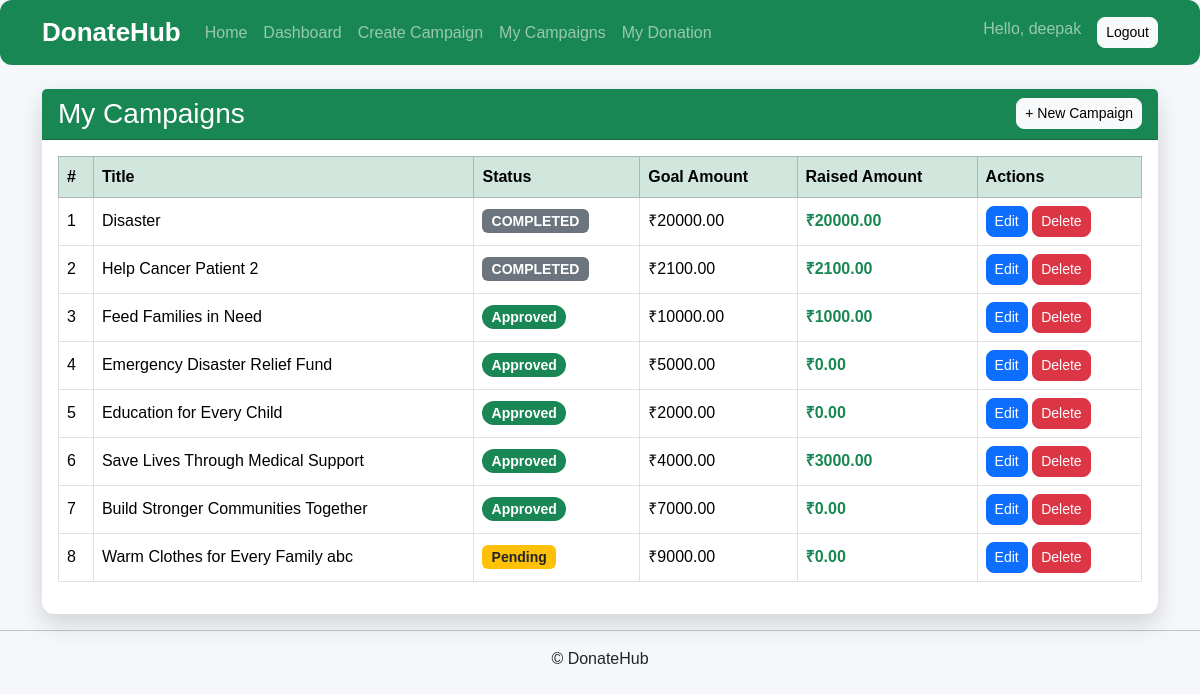
The app's page /campaigns/my/ (signed in) with its own data.
### accounts/models.py (models this page shows, shortened)
class User(AbstractUser):
    DONOR = "DONOR"
    NGO = "NGO"
    ROLE_CHOICES = [
        (DONOR, "Donor"),
        (NGO, "NGO"),
    ]
    role = models.CharField(
        max_length=10,
        choices=ROLE_CHOICES,
        default=DONOR
    )
    phone = models.CharField(max_length=15, blank=True)

### campaigns/models.py (models this page shows, shortened)
class Campaign(models.Model):
    CATEGORY_CHOICES = [
        ("OTHER", "Other"),
        ("MEDICAL", "Medical"),
        ("EDUCATION", "Education"),
        ("FOOD", "Food"),
        ("DISASTER", "Disaster Relief"),
    ]
    STATUS_CHOICES = [
        ("PENDING", "Pending"),
        ("APPROVED", "Approved"),
        ("REJECTED", "Rejected"),
        ("COMPLETED", "Completed"),
    ]
    ngo = models.ForeignKey(
        settings.AUTH_USER_MODEL,
        on_delete=models.CASCADE,
        related_name="campaigns"
    )
    title = models.CharField(
        max_length=200
    )
    description = models.TextField()
    category = models.CharField(
        max_length=20,
        choices=CATEGORY_CHOICES,
        default="OTHER"
    )
    goal_amount = models.DecimalField(
        max_digits=10,
        decimal_places=2
    )
    raised_amount = models.DecimalField(
        max_digits=10,
        decimal_places=2,
        default=0
    )
    image = models.ImageField(
        upload_to="campaigns/",
        blank=True,
        null=True
    )
    status = models.CharField(
        max_length=20,
        choices=STATUS_CHOICES,
        default="PENDING"
    )
    created_at = models.DateTimeField(
        auto_now_add=True
    )

### campaigns/views.py (the view)
@login_required
def my_campaigns(request):
    if request.user.role !="NGO":
        return redirect("home")
    campaigns=Campaign.objects.filter(
        ngo=request.user
    )
    return render(
        request,
        "campaigns/my_campaigns.html",
        {
            "campaigns":campaigns
        }
    )

### templates/campaigns/my_campaigns.html (shortened to what this page needs)
{% extends "base.html" %}
{% block content %}
<div class="card shadow">
    <div class="card-header bg-success text-white d-flex justify-content-between align-items-center">
        <h3 class="mb-0">My Campaigns</h3>
        <a href="{% url 'create_campaign' %}" class="btn btn-light btn-sm">
            + New Campaign
        </a>
    </div>
    <div class="card-body">
        {% if campaigns %}
        <div class="table-responsive">
            <table class="table table-hover table-bordered align-middle">
                <thead class="table-success">
                    <tr>
                        <th>#</th>
                        <th>Title</th>
                        <th>Status</th>
                        <th>Goal Amount</th>
                        <th>Raised Amount</th>
                        <th>Actions</th>
                    </tr>
                </thead>
                <tbody>
                    {% for campaign in campaigns %}
                    <tr>
                        <td>{{ forloop.counter }}</td>
                        <td>{{ campaign.title }}</td>
                        <td>
                            {% if campaign.status == "APPROVED" %}
                                <span class="badge bg-success">Approved</span>
                            {% elif campaign.status == "PENDING" %}
                                <span class="badge bg-warning text-dark">Pending</span>
                            {% elif campaign.status == "REJECTED" %}
                                <span class="badge bg-danger">Rejected</span>
                            {% else %}
                                <span class="badge bg-secondary">{{ campaign.status }}</span>
                            {% endif %}
                        </td>
                        <td>₹{{ campaign.goal_amount }}</td>
                        <td class="text-success fw-bold">
                            ₹{{ campaign.raised_amount }}
                        </td>
                        <td>
                            <a href="{% url 'edit_campaign' campaign.id %}"
                                class="btn btn-primary btn-sm">
                                Edit
                            </a>
                            <form method="POST"
                                    action="{% url 'delete_campaign' campaign.id %}"
                                    style="display:inline;"
                                    onsubmit="return confirm('Are you sure you want to delete this campaign?');">
                                <button class="btn btn-danger btn-sm">
                                Delete
                            </button>
                            </form>
                        </td>
                    </tr>
                    {% endfor %}
                </tbody>
            </table>
        </div>
        {% endif %}
    </div>
</div>
{% endblock %}

### templates/partials/navbar.html (shortened to what this page needs)
<nav class="navbar navbar-expand-lg navbar-dark bg-success">
    <div class="container">
        <a class="navbar-brand fw-bold">
            DonateHub
        </a>
        <div class="collapse navbar-collapse" id="navbarNav">
            <ul class="navbar-nav me-auto">
                <li class="nav-item">
                    <a class="nav-link" href="/">Home</a>
                </li>
                {% if user.is_authenticated %}
                    {% if user.role == "DONOR" %}
                        <li class="nav-item">
                            <a class="nav-link" href="{% url 'donor_dashboard' %}">
                                Dashboard
                            </a>
                        </li>
                        <li class="nav-item">
                            <a class="nav-link" href="{% url 'my_donations' %}">
                                My Donations
                            </a>
                        </li>
                    {% elif user.role == "NGO" %}
                        <li class="nav-item">
                            <a class="nav-link" href="{% url 'ngo_dashboard' %}">
                                Dashboard
                            </a>
                        </li>
                        <li class="nav-item">
                            <a class="nav-link" href="{% url 'create_campaign' %}">
                                Create Campaign
                            </a>
                        </li>
                        <li class="nav-item">
                            <a class="nav-link" href="{% url 'my_campaigns' %}">
                                My Campaigns
                            </a>
                        </li>
                        <li class="nav-item">
                            <a class="nav-link" href="{% url 'my_donations' %}">
                                My Donation
                            </a>
                        </li>
                    {% endif %}
                {% endif %}
            </ul>
            <ul class="navbar-nav">
                {% if user.is_authenticated %}
                    <li class="nav-item">
                        <span class="navbar-text me-3">
                            Hello, {{ user.username }}
                        </span>
                    </li>
                    <li class="nav-item">
                        <a class="btn btn-light btn-sm" href="{% url 'logout' %}">
                            Logout
                        </a>
                    </li>
                {% endif %}
            </ul>
        </div>
    </div>
</nav>

### static/css/style.css (style rules this page uses)
body { background:#f5f7fa; font-family:Arial, Helvetica, sans-serif; }
.navbar-brand { font-size:26px; font-weight:bold; }
.nav-link { font-weight:500; }
.btn { border-radius:8px; }
.card { border:none; border-radius:12px; transition:.3s; }
.badge { font-size:14px; }
.bg-success { border-radius:12px; }
.shadow { box-shadow:0 10px 25px rgba(0,0,0,.15)!important; }

### records on screen
User: username "deepak"
Campaign: title "Disaster", status "COMPLETED", goal_amount "20000.00", raised_amount "20000.00"
Campaign: title "Help Cancer Patient 2", status "COMPLETED", goal_amount "2100.00", raised_amount "2100.00"
Campaign: title "Feed Families in Need", status "Approved", goal_amount "10000.00", raised_amount "1000.00"
Campaign: title "Emergency Disaster Relief Fund", status "Approved", goal_amount "5000.00", raised_amount "0.00"
Campaign: title "Education for Every Child", status "Approved", goal_amount "2000.00", raised_amount "0.00"
Campaign: title "Save Lives Through Medical Support", status "Approved", goal_amount "4000.00", raised_amount "3000.00"
Campaign: title "Build Stronger Communities Together", status "Approved", goal_amount "7000.00", raised_amount "0.00"
Campaign: title "Warm Clothes for Every Family abc", status "Pending", goal_amount "9000.00", raised_amount "0.00"
